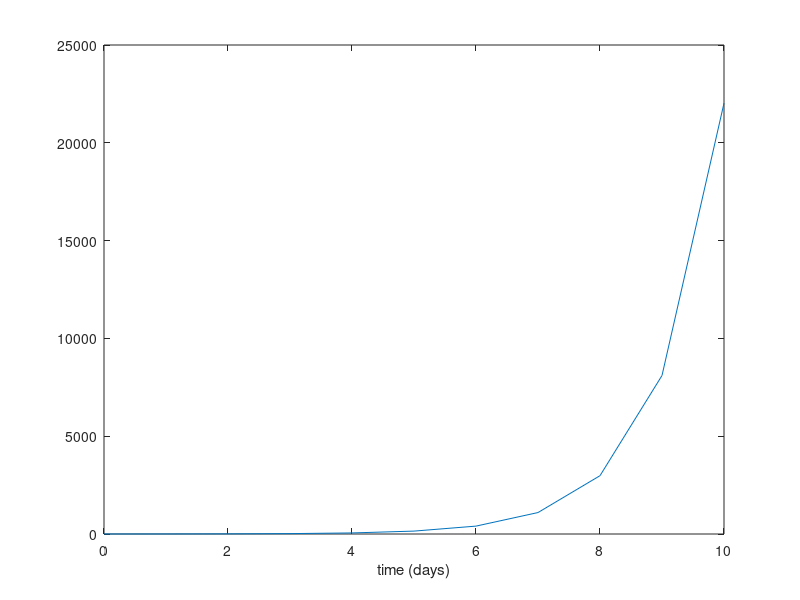

Here is the MATLAB script that generated this plot: (Note: this script raises an error after producing the figure.)
%
% Program for session 1
%

%
% Make a plot of ...
%
t = 0:10; % define a vector with values from 0 to 10
plot(t,exp(t))
xlabel('time (days)')
%
% Solve the difeerentail equa..-.
%
plot(t,y,-o)